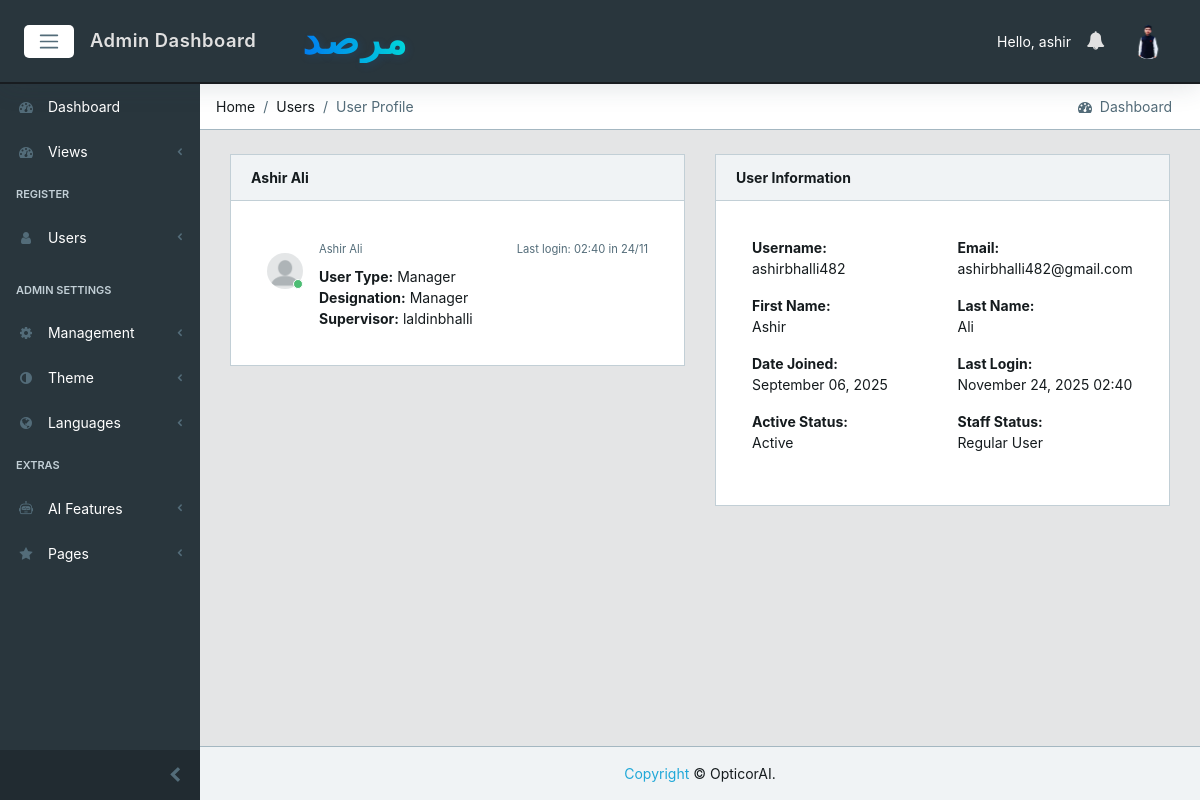
Before: /users/80/ (signed in) with the older database file.
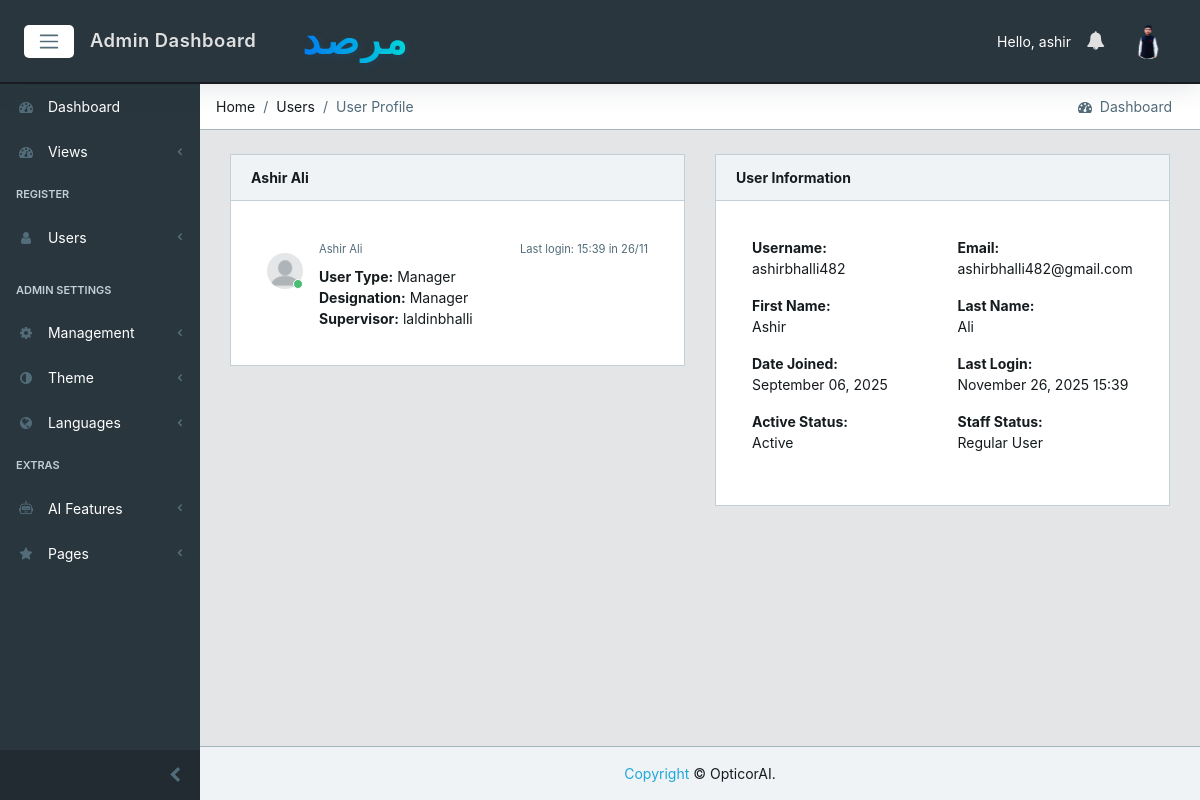
After: the same page with the newer database file.
### core/models.py (models this page shows, shortened)
class CustomUser(AbstractUser):
    email = models.EmailField(unique=True)  # Make email unique for authentication
    user_type = models.CharField(max_length=15, choices=USER_TYPE_CHOICES, db_index=True)
    designation = models.CharField(max_length=100, blank=True, null=True)
    created_by = models.ForeignKey('self', on_delete=models.SET_NULL, null=True, blank=True, related_name='created_users')
    created_date = models.DateField(auto_now_add=True)
    created_time = models.TimeField(auto_now_add=True)
    under_supervision = models.ForeignKey('self', on_delete=models.SET_NULL, null=True, blank=True, related_name='supervised_users')
    avatar = models.ImageField(upload_to='core/avatar', blank=True, null=True)
    @property
    def avatar_url(self):
        try:
            if self.avatar:
                url = getattr(self.avatar, 'url', None)
                if url and ('cloudinary' in url or 'res.cloudinary.com' in url):
                    return url
                avatar_path = getattr(self.avatar, 'path', None)
                if avatar_path and os.path.isfile(avatar_path) and url:
                    return url
        except Exception:
            pass
        return static('core/img/avatar/blank_profile.png')

### core/views.py (the view)
# urls.py: path('users/<int:profile_id>/', views.UserProfileView.as_view(), name='user'),
class UserProfileView(LoginRequiredMixin, View):
    def get(self, request, profile_id):
        user = request.user
        profile_user = get_object_or_404(CustomUser, id=profile_id)
        if user.user_type == 'employee':
            if profile_user != user:
                messages.error(request, 'You can only view your own profile.')
                return redirect('core:dashboard')
        elif user.user_type == 'manager':
            if profile_user.under_supervision != user:
                messages.error(request, 'You can only view profiles of your subordinates.')
                return redirect('core:dashboard')
        context = {
            'user_view': profile_user,
        }
        return render(request, 'core/user.html', context)

### core/context_processors.py (called while the page is built)
def logged_user_processor(request):
    if request.user.is_authenticated:
        try:
            logged_user = CustomUser.objects.select_related('under_supervision').get(id=request.user.id)
            return {'logged_user': logged_user}
        except CustomUser.DoesNotExist:
            return {'logged_user': None}
    return {'logged_user': None}

def notifications_processor(request):
    if request.user.is_authenticated:
        cache_key = f"unread_count:{request.user.id}"
        unread_count = cache.get(cache_key)
        if unread_count is None:
            unread_count = Notification.objects.filter(recipient=request.user, read=False).count()
            cache.set(cache_key, unread_count, 15)  # short cache to keep badges fresh
        unread_notifications = (
            Notification.objects.select_related('sender')
            .filter(recipient=request.user, read=False)
            .order_by('-created_at')[:10]
        )
        return {
            'unread_notifications': unread_notifications,
            'unread_count': unread_count,
        }
    return {'unread_notifications': [], 'unread_count': 0}

### core/templates/core/user.html (shortened to what the changed rows need)
{% extends 'core/base.html' %}
{% load static %}
{% block content %}
<div class="container-fluid">
  <div id="ui-view" style="opacity: 1;"><div class="animated fadeIn">
            <div class="row">
                <div class="col-12">
                            <div class="row">
                                <div class="col-12 col-md-6">
                <div class="card">
                    <div class="card-header">
                        <strong data-i18n-skip>{{ user_view.get_full_name }}</strong>
                    </div>
                                <div class="card-body">
                                    <div class="tab-pane p-3 active show">
                                      <div class="message">
                                        <div class="py-3 pb-5 mr-3 float-left">
                                          <div class="avatar">
                                          </div>
                                        </div>
                                        <div>
                                          <small class="text-muted" data-i18n-skip>{{ user_view.get_full_name }}</small>
                                            {% if user_view.last_login %}
                                          <small class="text-muted float-right mt-1">Last login: {{ user_view.last_login|date:"H:i" }} in {{ user_view.last_login|date:"d/m" }}</small>
                                            {% endif %}
                                        </div>
                                        <div class="mt-2" data-i18n-skip>
                                            <strong>User Type:</strong> {{ user_view.get_user_type_display }}<br>
                                            <strong>Designation:</strong> {{ user_view.designation }}<br>
                                            <strong>Supervisor:</strong> {{ user_view.under_supervision.username|default:'-' }}<br>
                                        </div>
                          </div>
                                      </div>
                                    </div>
                                </div>
                            </div>
                            <div class="col-12 col-md-6">
                <div class="card">
                                <div class="card-body">
                                    <div class="tab-pane p-3 active show">
                            <div class="row">
                                <div class="col-md-6">
                                    <strong>Username:</strong>
                                    <p data-i18n-skip>{{ user_view.username }}</p>
                                </div>
                                <div class="col-md-6">
                                    <strong>Email:</strong>
                                    <p data-i18n-skip>{{ user_view.email }}</p>
                                </div>
                            </div>
                            <div class="row">
                                <div class="col-md-6">
                                    <strong>First Name:</strong>
                                    <p data-i18n-skip>{{ user_view.first_name }}</p>
                                </div>
                                <div class="col-md-6">
                                    <strong>Last Name:</strong>
                                    <p data-i18n-skip>{{ user_view.last_name }}</p>
                                </div>
                            </div>
                                        <div class="row">
                                <div class="col-md-6">
                                    <strong>Date Joined:</strong>
                                    <p>{{ user_view.date_joined|date:"F d, Y" }}</p>
                                        </div>
                                <div class="col-md-6">
                                    <strong>Last Login:</strong>
                                    <p>{{ user_view.last_login|date:"F d, Y H:i" }}</p>
                                        </div>
                                    </div>
                        </div>
                    </div>
                </div>
            </div>
        </div>
    </div>
</div>
  </div>
</div>
{% endblock %}

Changed rows visible on the page:
changed CustomUser "Ashir Ali": last_login "02:40" → "15:39"; last_login "24/11" → "26/11"; last_login "November 24, 2025 02:40" → "November 26, 2025 15:39"
